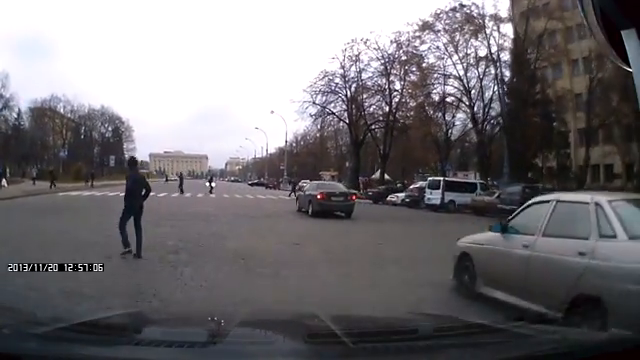
#> input picture frame 79 of Task14/peshih.mp4, 640 x 360 px
$ python 'main (8).py'
#> lines starting #> are read from the running program, lines starting #| are printed output that depends on the picture; after the words box and inside, x2 and y2 are one past the last pixel; in counts of white or black regions, pixels touching at a corner belong together
import cv2
import numpy as np

video_path = 'peshih.mp4'
cap = cv2.VideoCapture(video_path)

if not cap.isOpened():
    print("Ошибка загрузки видео")
    exit()

fgbg = cv2.createBackgroundSubtractorMOG2()

while True:
    ret, frame = cap.read()
#> frame is the input picture: shape (360, 640, 3); mean B, G, R 114.3, 110.8, 113.5
    if not ret:
        break

    fgmask = fgbg.apply(frame)
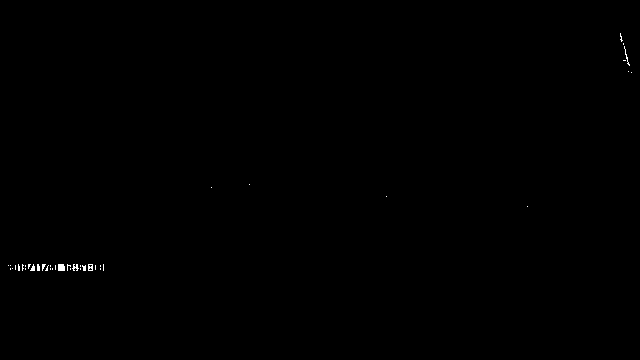
#> fgmask: shape (360, 640); values 127 (black) and 255 (white), 0.14% white in thin lines or dots, all inside (x1, y1, x2, y2) = (8, 33, 632, 271)

    kernel = np.ones((3, 3), np.uint8)
    fgmask = cv2.morphologyEx(fgmask, cv2.MORPH_OPEN, kernel)
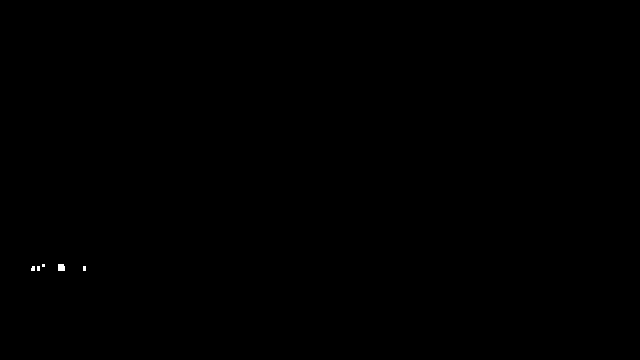
#> fgmask: shape (360, 640); values 127 (black) and 255 (white), 0.05% white; 5 white regions (4 under 20 px), largest, box (x1, y1, x2, y2) and area: (58, 264, 65, 271) 47
    fgmask = cv2.morphologyEx(fgmask, cv2.MORPH_CLOSE, kernel)
#> fgmask: shape (360, 640); values 127 (black) and 255 (white), 0.05% white; 3 white regions (1 under 20 px), largest, box (x1, y1, x2, y2) and area: (31, 264, 45, 271) 54, (58, 264, 65, 271) 47

    result = cv2.bitwise_and(frame, frame, mask=fgmask)

    cv2.imshow('Original Video', frame)
    cv2.imshow('Background Removed', result)

    if cv2.waitKey(1) & 0xFF == ord('q'):
#> (key q is pressed here)
        break

cap.release()
cv2.destroyAllWindows()
